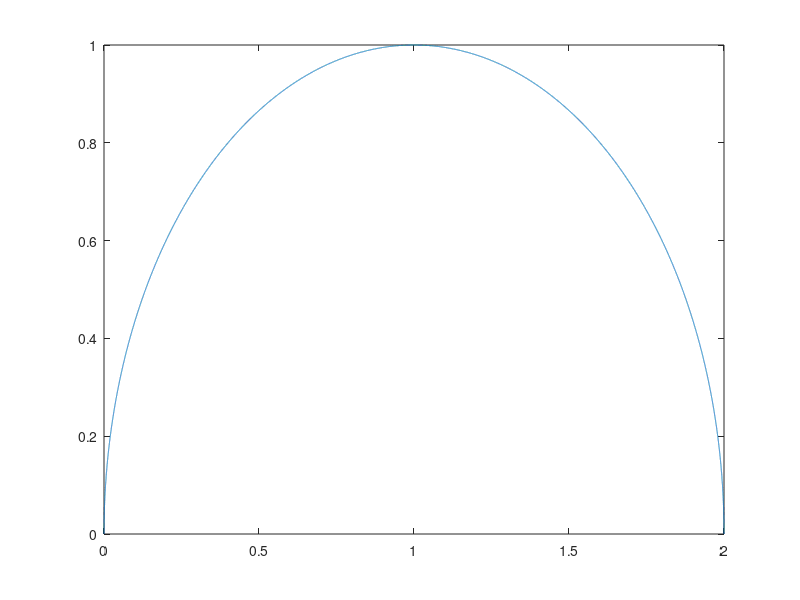

Reproduce this figure in MATLAB.
clc
clear all
close all

ts = 0.002;
tstart = 0;
tend = 60;
iter = tend/ts;
xhis = [];
yhis = [];

r = 1;
w = pi/(tend - tstart);

for i = 1 : iter
    theta = w*(ts*i);
    xhis(i) = r - cos(theta);
    yhis(i) = sin(theta);
end

plot(xhis, yhis)
